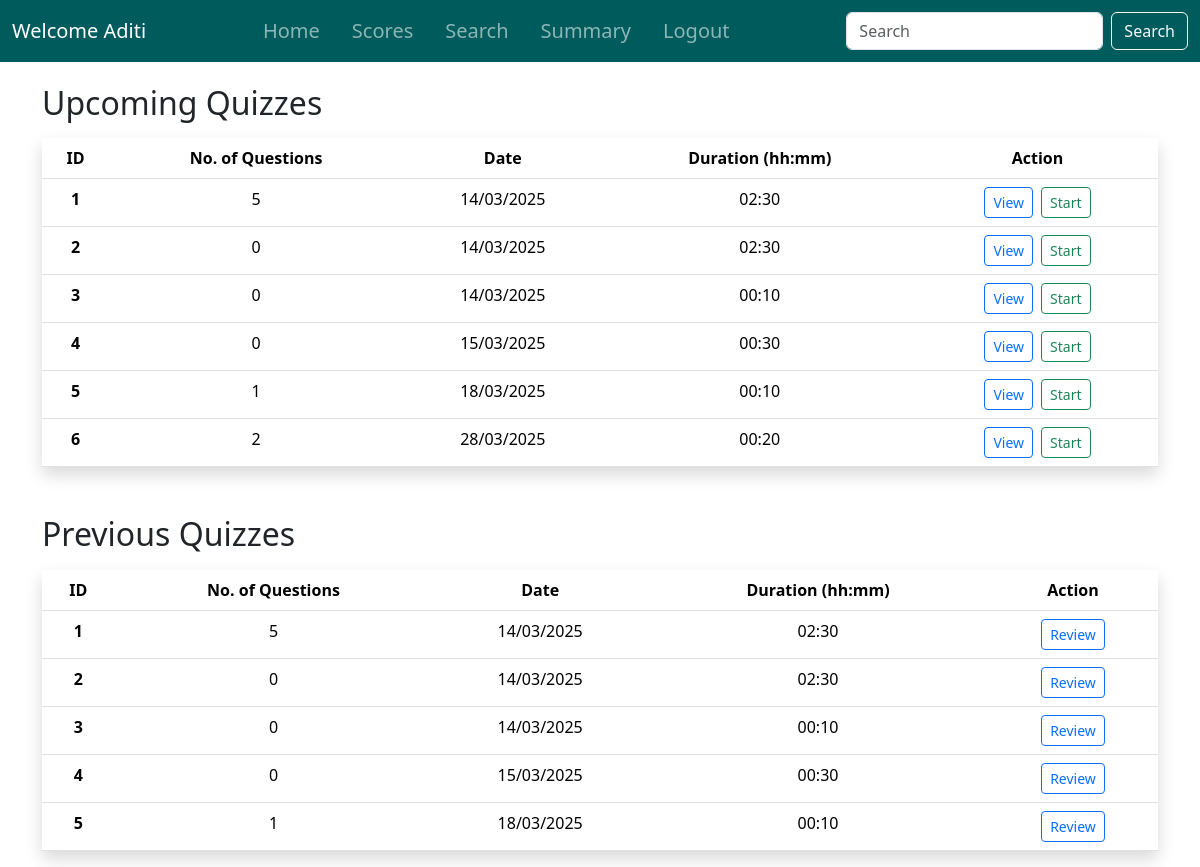
The page /student_dashboard (signed in) on the database as committed earlier.
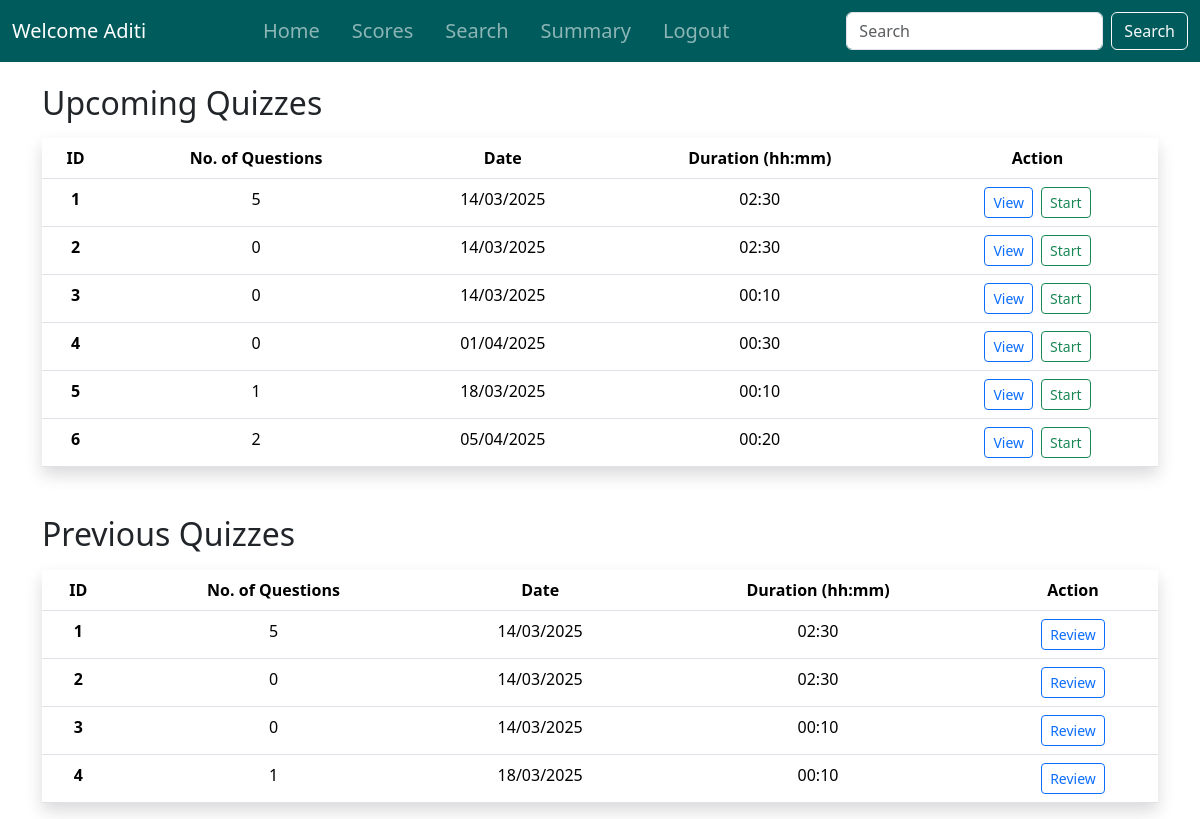
The same page on the database as committed later.
### controllers/models.py (models this page shows, shortened)
class User(db.Model, UserMixin):
    __tablename__ = 'user'
    id = db.Column(db.Integer, primary_key=True)
    fullname = db.Column(db.String(200), nullable=False)
    email = db.Column(db.String(150), unique=True, nullable=False)
    username = db.Column(db.String(100), unique=True, nullable=False)
    dob = db.Column(db.Date, nullable=False)
    qualification = db.Column(db.String(200))
    document_path = db.Column(db.String(length=200), nullable=False)  # Path to uploaded document
    password = db.Column(db.String(60), nullable=False)

class Quiz(db.Model):
    id = db.Column(db.Integer, primary_key=True)
    chapter_id = db.Column(db.Integer, db.ForeignKey('chapter.id'), nullable=False)
    subject_id = db.Column(db.Integer, db.ForeignKey('subject.id'), nullable=False)
    date_of_quiz = db.Column(db.DateTime, default=func.now())
    time_duration = db.Column(db.String(10))  # HH:MM format
    remarks = db.Column(db.Text)
    questions = db.relationship('Question', backref='quiz', cascade='all, delete-orphan')
    scores = db.relationship('Score', backref='quiz', cascade='all, delete-orphan')
    subject = db.relationship('Subject', backref='quizzes')
    @hybrid_property
    def no_of_questions(self):
        return len(self.questions)
    @hybrid_property
    def formatted_date(self):
        return self.date_of_quiz.strftime("%d/%m/%Y") if self.date_of_quiz else None

### controllers/routes.py (the view)
@app.route('/student_dashboard')
@login_required
def student_dashboard():
    today = datetime.now().date()
    quizes = Quiz.query.all()
    upcoming_quizzes = [quiz for quiz in quizes if quiz.date_of_quiz.date() >= today]
    previous_quizzes = [quiz for quiz in quizes if quiz.date_of_quiz.date() < today]
    return render_template('student_dashboard2.html',
                           upcoming_quizzes=quizes,
                           previous_quizzes=previous_quizzes)

### controllers/models.py (called while the page is built)
@login_manager.user_loader
def load_user(user_id):
    try:
        user_type, id = user_id.split('-')
        id = int(id)
        if user_type == 'admin':
            return Admin.query.get(id)
        else:
            return User.query.get(id)
    except (ValueError, AttributeError):
        print(f"ERROR: Invalid user_id: {user_id}")
        return None

### controllers/templates/student_dashboard2.html (shortened to what this page needs)
{% extends 'base.html' %}
{% block content %}
    <div class="container mt-4">
        <h2 class="mb-3">Upcoming Quizzes</h2>
        {% if upcoming_quizzes %}
            <table class="table table-hover shadow mt-3">
                <thead>
                    <tr>
                        <th class="text-center">ID</th>
                        <th class="text-center">No. of Questions</th>
                        <th class="text-center">Date</th>
                        <th class="text-center">Duration (hh:mm)</th>
                        <th class="text-center">Action</th>
                    </tr>
                </thead>
                <tbody>
                    {% for quiz in upcoming_quizzes %}
                        <tr>
                            <th class="text-center">{{ loop.index }}</th>
                            <td class="text-center">{{ quiz.no_of_questions }}</td>
                            <td class="text-center">{{ quiz.formatted_date }}</td>
                            <td class="text-center">{{ quiz.time_duration }}</td>
                            <td class="text-center">
                                <div class="d-flex justify-content-center gap-2">
                                    <a href="{{ url_for('view_quiz', quiz_id=quiz.id) }}" class="btn btn-outline-primary btn-sm">View</a>
                                    <a href="{{ url_for('exam_portal', quiz_id=quiz.id) }}" class="btn btn-outline-success btn-sm">Start</a>
                                </div>
                            </td>
                        </tr>
                    {% endfor %}
                </tbody>
            </table>
        {% else %}
            <p class="text-muted">No upcoming quizzes available. Stay tuned!</p>
        {% endif %}
        <h2 class="mt-5">Previous Quizzes</h2>
        {% if previous_quizzes %}
            <table class="table table-hover shadow mt-3">
                <thead>
                    <tr>
                        <th class="text-center">ID</th>
                        <th class="text-center">No. of Questions</th>
                        <th class="text-center">Date</th>
                        <th class="text-center">Duration (hh:mm)</th>
                        <th class="text-center">Action</th>
                    </tr>
                </thead>
                <tbody>
                    {% for quiz in previous_quizzes %}
                        <tr>
                            <th class="text-center">{{ loop.index }}</th>
                            <td class="text-center">{{ quiz.no_of_questions }}</td>
                            <td class="text-center">{{ quiz.formatted_date }}</td>
                            <td class="text-center">{{ quiz.time_duration }}</td>
                            <td class="text-center">
                                <div class="d-flex justify-content-center gap-2">
                                    <a href="{{ url_for('view_quiz', quiz_id=quiz.id) }}" class="btn btn-outline-primary btn-sm">Review</a>
                                </div>
                            </td>
                        </tr>
                    {% endfor %}
                </tbody>
            </table>
        {% else %}
            <p class="text-muted">No previous quizzes found.</p>
        {% endif %}
    </div>
{% endblock %}

### controllers/templates/base.html (shortened to what this page needs)
<!doctype html>
<html lang="en">
<head>
    <link rel="stylesheet" href="https://cdnjs.cloudflare.com/ajax/libs/font-awesome/6.0.0-beta3/css/all.min.css">
    <link href="https://cdn.jsdelivr.net/npm/bootstrap@5.3.3/dist/css/bootstrap.min.css" rel="stylesheet"
>
    <link rel="stylesheet" href="../static/styles.css">
</head>
<body class="d-flex flex-column min-vh-100">
    <header>
        <nav class="navbar navbar-expand-lg navbar-dark fixed-top color custom-navbar">
            <div class="container-fluid">
                {% if current_user.is_authenticated %}
                <a class="navbar-brand me-auto" href="#">
                    Welcome {{ current_user.username if current_user.username else current_user.email.split('@')[0] }}
                </a>
                <div class="collapse navbar-collapse justify-content-center" id="navbarNavAltMarkup">
                    <div class="navbar-nav">
                        <a class="nav-link fs-5 px-3 py-2" aria-current="page" href="{{url_for('dashboard')}}">Home</a>
                        {% if current_user.__tablename__ == 'admin' %}
                            <a class="nav-link fs-5 px-3 py-2" href="{{url_for('quiz_management')}}">Quiz</a>
                        {% elif current_user.__tablename__ == 'user' %}
                            <a class="nav-link fs-5 px-3 py-2" href="{{ url_for('quiz_scores', user_id=current_user.id)}}">Scores</a>
                        {% endif %}
                        <a class="nav-link fs-5 px-3 py-2" href="{{url_for('search')}}">Search</a>
                        <a class="nav-link fs-5 px-3 py-2" href="{{url_for('summary')}}">Summary</a>
                        <a class="nav-link fs-5 px-3 py-2" href="{{url_for('logout')}}">Logout</a>
                    </div>
                </div>
                <form class="d-flex ms-auto">
                    <input class="form-control me-2" type="search" placeholder="Search" aria-label="Search">
                    <button class="btn btn-outline-light" type="submit">Search</button>
                </form>
                {% endif %}
            </div>
        </nav>
    </header>
    <main class="flex-grow-1">
        {% block content %}
        {% endblock %}
    </main>
</body>
</html>

### controllers/static/styles.css (style rules this page uses)
body { padding-top: 60px; }
.custom-navbar { background-color: #005B5C; }

Rows that differ between the two databases and show on the page:
no longer on one of the page's lists (row edited): Quiz: formatted_date "15/03/2025", time_duration "00:30"
changed Quiz (number 4 of 6 on the later page): formatted_date "15/03/2025" → "01/04/2025"
changed Quiz (number 6 of 6 on the later page): formatted_date "28/03/2025" → "05/04/2025"
